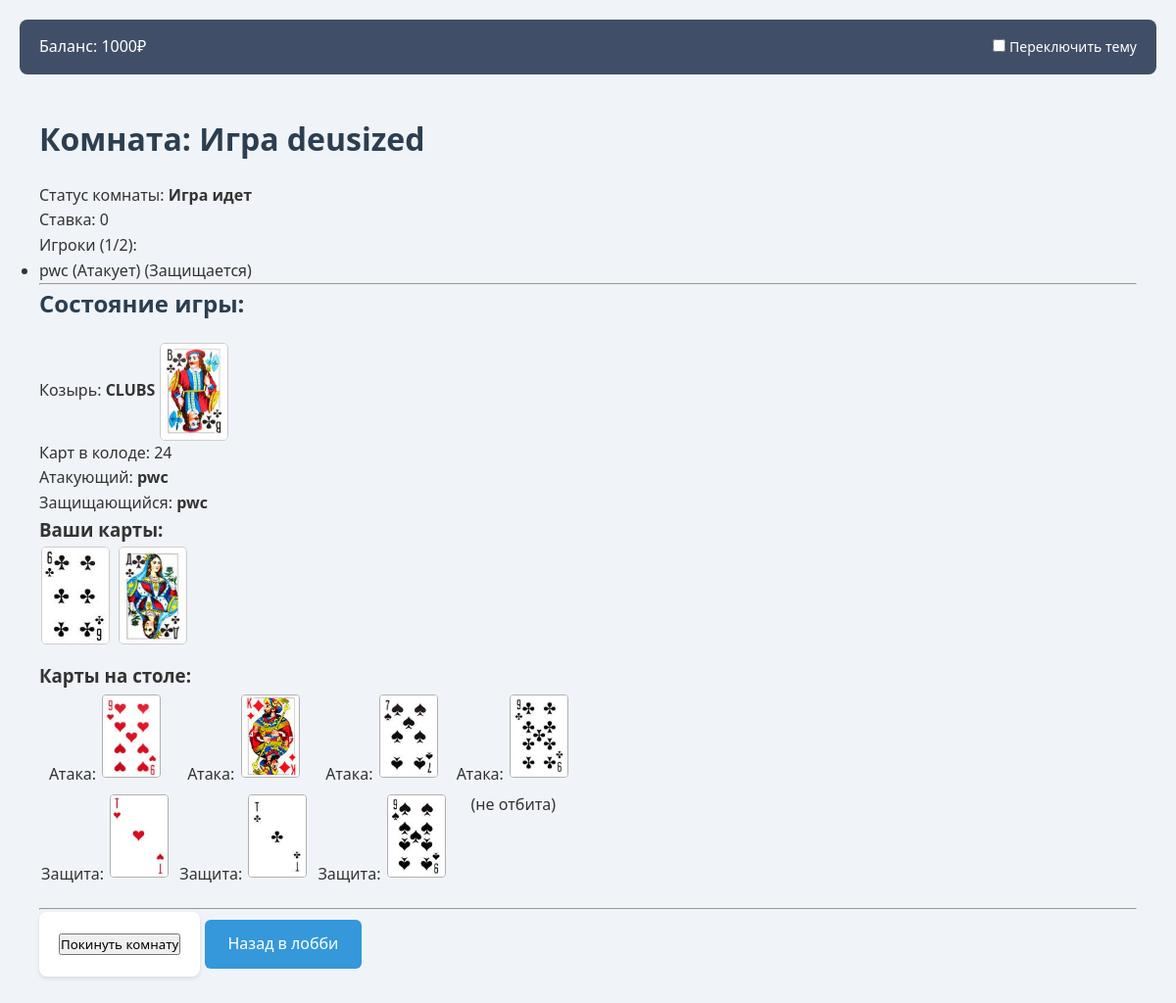
Screenshot of /game/5/ (signed in) with the database file from the repository.
### players/models.py (models this page shows, shortened)
class Player(AbstractUser):
    cash = models.IntegerField(default=1000)
    current_room = models.ForeignKey(
        'game.GameRoom',
        null=True,
        blank=True,
        on_delete=models.SET_NULL,
        related_name='current_players_in_room'
    )
    games_played = models.IntegerField(default=0)
    games_won = models.IntegerField(default=0)

### game/models.py (models this page shows, shortened)
class GameRoom(models.Model):
    STATUS_WAITING = 'waiting'
    STATUS_PLAYING = 'playing'
    STATUS_FINISHED = 'finished'
    STATUS_CANCELLED = 'cancelled'
    STATUS_CHOICES = [
        (STATUS_WAITING, 'Ожидание игроков'),
        (STATUS_PLAYING, 'Игра идет'),
        (STATUS_FINISHED, 'Завершена'),
        (STATUS_CANCELLED, 'Отменена')
    ]
    name = models.CharField(max_length=100, blank=True, help_text="Название комнаты, если не указано, генерируется.")
    creator = models.ForeignKey(
        settings.AUTH_USER_MODEL,
        on_delete=models.CASCADE,
        related_name='created_rooms'
    )
    players = models.ManyToManyField(
        settings.AUTH_USER_MODEL,
        related_name='joined_game_rooms',
        blank=True
    )
    max_players = models.PositiveSmallIntegerField(default=2, help_text="От 2 до 4 игроков")
    bet_amount = models.PositiveIntegerField(default=0, help_text="Ставка для входа в игру")
    status = models.CharField(
        max_length=20,
        choices=STATUS_CHOICES,
        default=STATUS_WAITING
    )
    winner = models.ForeignKey(
        settings.AUTH_USER_MODEL,
        null=True,
        blank=True,
        on_delete=models.SET_NULL,
        related_name='won_game_rooms'
    )
    created_at = models.DateTimeField(auto_now_add=True)
    last_activity = models.DateTimeField(auto_now=True)
    class Meta:
        ordering = ['-created_at']
        verbose_name = "Игровая комната"
        verbose_name_plural = "Игровые комнаты"

class Game(models.Model):
    room = models.OneToOneField(
        GameRoom,
        on_delete=models.CASCADE,
        related_name='game_instance'
    )
    current_turn = models.ForeignKey(
        settings.AUTH_USER_MODEL,
        on_delete=models.SET_NULL,
        null=True,
        blank=True,
        related_name='current_game_turns'
    )
    status = models.CharField(
        max_length=20,
        choices=GameRoom.STATUS_CHOICES,
        default=GameRoom.STATUS_WAITING
    )
    trump_suit = models.CharField(max_length=10, blank=True, null=True, help_text="Козырная масть (hearts, spades, etc.)")
    trump_card_revealed = models.JSONField(null=True, blank=True, help_text="Карта, которая показывает козырь (если есть 'под колодой')")
    deck = models.JSONField(default=list, help_text="Список карт в колоде")
    table = models.JSONField(default=list, help_text="Список карт на столе (атака/защита)")
    player_hands = models.JSONField(default=dict, help_text="Словарь {player_id: [карты]} для рук игроков")
    created_at = models.DateTimeField(auto_now_add=True)
    updated_at = models.DateTimeField(auto_now=True)
    class Meta:
        verbose_name = "Состояние игры"
        verbose_name_plural = "Состояния игр"

### game/views.py (the view)
# urls.py: path('<int:room_id>/', views.game_room, name='game_room'),
@login_required
def game_room(request, room_id):
    try:
        room = GameRoom.objects.select_related('creator').prefetch_related('players').get(id=room_id)
    except GameRoom.DoesNotExist:
        messages.error(request, "Игровая комната не найдена.")
        return redirect('game:lobby') # Or raise Http404
    user = request.user
    if user not in room.players.all():
        messages.error(request, "Вы не являетесь участником этой игры.")
        return redirect('game:lobby')
    PlayerActivity.objects.update_or_create(
        player=user, room=room,
        defaults={'is_active': True, 'last_ping': timezone.now()}
    )
    game_instance_logic = None
    game_state_for_template = None
    try:
        game_instance_logic = DurakGame(room)
        game_state_for_template = game_instance_logic.get_game_state(for_player_user_obj=request.user)
    except Exception as e:
        logger.error(f"Ошибка при инициализации/загрузке DurakGame для комнаты {room.id}: {e}")
        messages.error(request, "Произошла ошибка при загрузке состояния игры.")
        game_state_for_template = { # Fallback state
            'room_id': str(room.id),
            'status': room.status,
            'error': "Ошибка загрузки состояния игры"
        }
    context = {
        'room': room,
        'game_state': game_state_for_template,
        'is_creator': user == room.creator,
        'user_id_json': user.id,
        'room_id_json': str(room.id),
    }
    return render(request, 'game/game_room.html', context)

### game/game_logic.py (called while the page is built, shortened)
    def _get_player_hand(self, player_user_obj: Player) -> list[dict]:
        return self.player_hands_data.get(str(player_user_obj.id), [])

    def _check_game_over_conditions(self) -> typing.Optional[dict]:
        if not self.game_model_instance:
            return None
        if self.deck:
            for player_user in self.players: # player_user is Player
                if not self._get_player_hand(player_user) and not self.room.winner:
                    pass
        return None

    def _get_card_image_url(self, card_dict: dict) -> str:
        if not card_dict or not card_dict.get('suit') or not card_dict.get('rank'):
            return os.path.join(settings.STATIC_URL, 'cards/back.png')
        suit = card_dict['suit'].lower()
        rank = card_dict['rank'].upper()
        return f"{settings.STATIC_URL}cards/{suit}/{rank}.png"

### game/models.py (called while the page is built)
    def save(self, *args, **kwargs):
        if self.is_active:
            self.last_ping = timezone.now()
        super().save(*args, **kwargs)

### templates/game/game_room.html (shortened to what this page needs)
{% extends "base.html" %}
{% load static %}
{% block content %}
    <h1>Комната: {{ room.name }}</h1>
    <p>Статус комнаты: <strong>{{ room.get_status_display }}</strong></p>
    <p>Ставка: {{ room.bet_amount }}</p>
    <p>Игроки ({{ room.players.count }}/{{ room.max_players }}):</p>
    <ul>
        {% for p in room.players.all %}
            <li>
                {{ p.username }}
                {% if game_state and p.id == game_state.attacker_id %} (Атакует){% endif %}
                {% if game_state and p.id == game_state.defender_id %} (Защищается){% endif %}
            </li>
        {% endfor %}
    </ul>
    <hr>
    <h2>Состояние игры:</h2>
    {% if game_state and room.status == room.STATUS_PLAYING %}
        <p>Козырь: <strong>{{ game_state.trump_suit|upper }}</strong>
            {% if game_state.trump_card_revealed and game_state.trump_card_revealed.image_url %}
                <img src="{{ game_state.trump_card_revealed.image_url }}"
                     alt="Козырь {{ game_state.trump_card_revealed.rank }} {{ game_state.trump_card_revealed.suit }}"
                     title="Козырь: {{ game_state.trump_card_revealed.rank }} {{ game_state.trump_card_revealed.suit }}"
                     class="game-card-image">
            {% elif game_state.trump_card_revealed %}
                 ({{ game_state.trump_card_revealed.rank }} {{ game_state.trump_card_revealed.suit }})
            {% endif %}
        </p>
        <p>Карт в колоде: {{ game_state.deck_count }}</p>
        {% if game_state.attacker_username %}
            <p>Атакующий: <strong>{{ game_state.attacker_username }}</strong></p>
        {% endif %}
        {% if game_state.defender_username %}
            <p>Защищающийся: <strong>{{ game_state.defender_username }}</strong></p>
        {% endif %}
        <h3>Ваши карты:</h3>
        <div id="player-hand" class="player-hand-container">
        {% for p_state in game_state.players %}
            {% if p_state.id == user.id %}
                {% if p_state.cards %}
                {% for card in p_state.cards %}
                <div class="card-wrapper card-in-hand" data-hand-index="{{ card.hand_index }}">
                    {% if card.image_url %}
                        <img src="{{ card.image_url }}"
                             alt="{{ card.rank }} {{ card.suit }}"
                             title="{{ card.rank }} {{ card.suit }} (индекс {{ card.hand_index }})"
                             class="game-card-image">
                    {% else %}
                        {{ card.rank }} {{ card.suit }}
                    {% endif %}
                </div>
            {% endfor %}
                {% else %}
                    <p>У вас нет карт.</p>
                {% endif %}
            {% endif %}
        {% endfor %}
        </div>
        <h3>Карты на столе:</h3>
        <div id="game-table" class="game-table-container">
        {% if game_state.table %}
            {% for item in game_state.table %}
                <div class="table-pair card-wrapper">
                    <div class="attack-card">
                        Атака:
                        {% if item.attack_card.image_url %}
                            <img src="{{ item.attack_card.image_url }}"
                                 alt="Атака {{ item.attack_card.rank }} {{ item.attack_card.suit }}"
                                 title="Атака: {{ item.attack_card.rank }} {{ item.attack_card.suit }}"
                                 class="table-card-image">
                        {% else %}
                            {{ item.attack_card.rank }} {{ item.attack_card.suit }}
                        {% endif %}
                    </div>
                    <div class="defense-card" style="margin-top: 5px;">
                    {% if item.defense_card %}
                        Защита:
                        {% if item.defense_card.image_url %}
                            <img src="{{ item.defense_card.image_url }}"
                                 alt="Защита {{ item.defense_card.rank }} {{ item.defense_card.suit }}"
                                 title="Защита: {{ item.defense_card.rank }} {{ item.defense_card.suit }}"
                                 class="table-card-image">
                        {% else %}
                             {{ item.defense_card.rank }} {{ item.defense_card.suit }}
                        {% endif %}
                    {% else %}
                        (не отбита)
                    {% endif %}
                    </div>
                </div>
            {% endfor %}
        {% else %}
            <p>Стол пуст.</p>
        {% endif %}
        </div>
    {% elif room.status == room.STATUS_PLAYING %}
        <p>Загрузка состояния игры...</p>
    {% endif %}
    <hr style="margin-top: 20px;">
    <form id="leave-room-form" action="{% url 'game:leave_room' room.id %}" method="POST" style="display: inline-block;">
        <button type="submit" class="btn-leave">Покинуть комнату</button>
    </form>
    <a href="{% url 'lobby' %}" class="btn">Назад в лобби</a>
{% endblock %}

### templates/base.html (shortened to what this page needs)
{% load static %}
<!DOCTYPE html>
<html lang="ru">
<head>
    <link rel="stylesheet" href="{% static 'css/main.css' %}">
</head>
<body class="{% block body_class %}{% endblock %}">
    <header>
        {% block header %}
        <div class="balance">
            Баланс: <span id="user-balance">{{ request.user.cash|default:0 }}</span>₽
        </div>
        <div class="theme-toggle">
            <label>
                <input type="checkbox" id="theme-switch">
                Переключить тему
            </label>
        </div>
        {% endblock %}
    </header>
    <main>
        {% block content %}{% endblock %}
    </main>
</body>
</html>

### static/css/main.css (style rules this page uses)
* { margin: 0; padding: 0; box-sizing: border-box; font-family: 'Segoe UI', Tahoma, Geneva, Verdana, sans-serif; }
body { background-color: #f0f4f8; color: #333; line-height: 1.6; padding: 20px; }
header { background-color: #404e67; color: white; padding: 15px 20px; display: flex; justify-content: space-between; align-items: center; border-radius: 8px; margin-bottom: 20px; }
header .balance { font-size: 16px; }
header .theme-toggle { font-size: 14px; }
main { max-width: 1200px; margin: 0 auto; padding: 20px; }
h1, h2 { color: #2c3e50; margin-bottom: 20px; }
.btn { display: inline-block; background-color: #3498db; color: white; padding: 12px 24px; margin: 10px 0; border: none; border-radius: 6px; cursor: pointer; text-decoration: none; font-size: 16px; transition: background-color 0.3s; }
form { background: white; padding: 20px; border-radius: 8px; box-shadow: 0 2px 4px rgba(0,0,0,0.1); max-width: 500px; margin: 0 auto; }
a { color: #3498db; text-decoration: none; }
.game-card-image { width: 70px; height: 100px; object-fit: cover; border: 1px solid #ccc; border-radius: 5px; vertical-align: middle; }
.card-in-hand .game-card-image { cursor: pointer; }
.table-card-image { width: 60px; height: 85px; object-fit: cover; border: 1px solid #b0b0b0; border-radius: 4px; margin: 2px; }
.player-hand-container, .game-table-container { display: flex; flex-wrap: wrap; gap: 5px; margin-bottom: 15px; }
.card-wrapper { display: inline-block; margin: 2px; text-align: center; }

### rows the page displays
Player: user.cash "1000", username "pwc", shows "(Атакует)", shows "(Защищается)", attacker_username "pwc", defender_username "pwc"
GameRoom: name "Игра deusized", status "Игра идет", bet_amount "0", players.count "1", max_players "2"
Game: trump_suit "CLUBS"

### other values shown
{{ game_state.deck_count }} "24"
